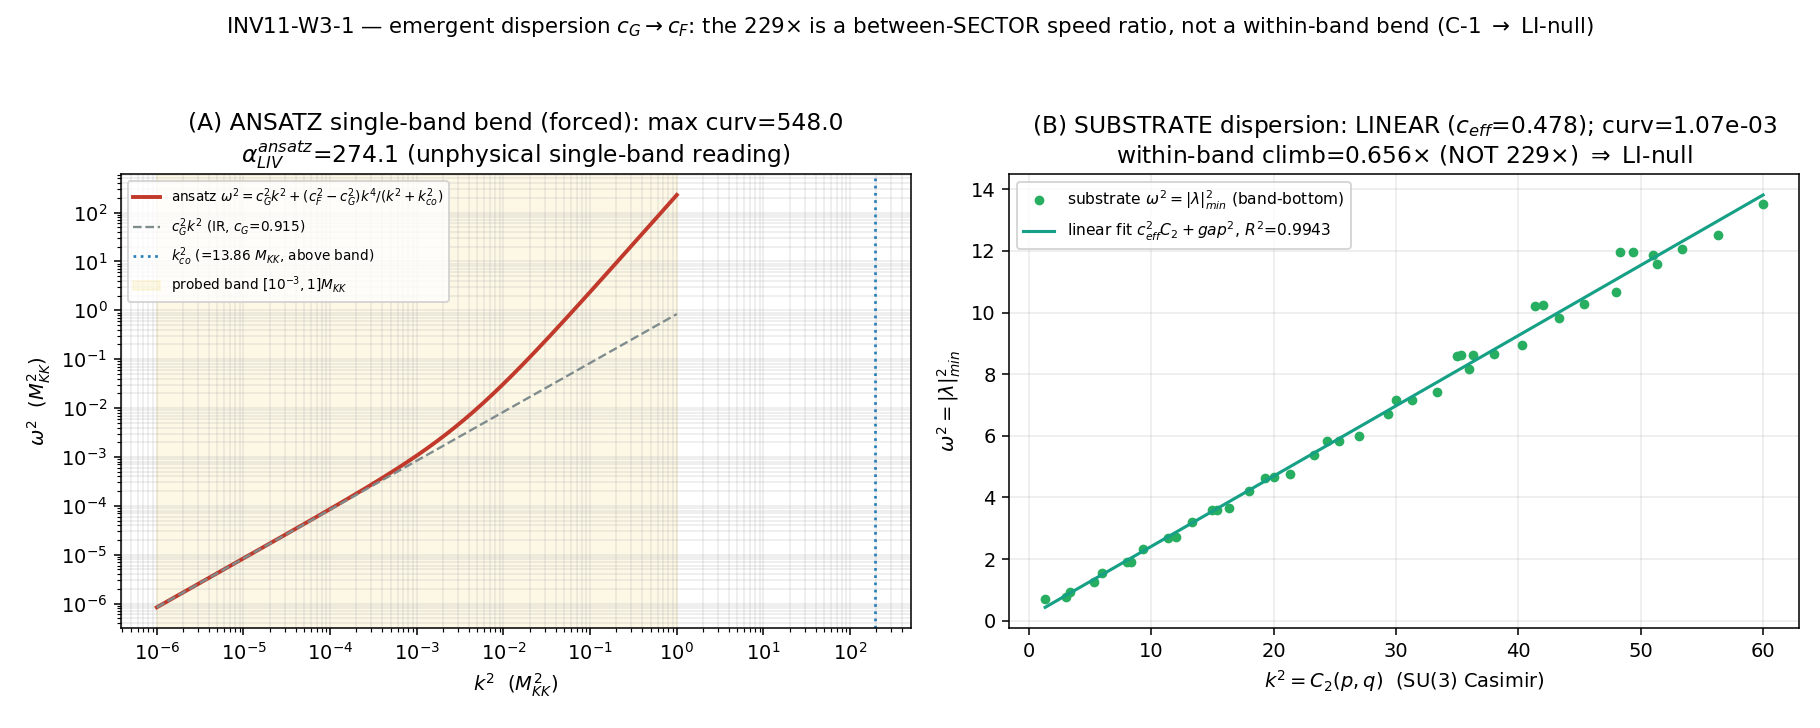

This chart was generated by the following Python code:
#!/usr/bin/env python3
"""
INV11 W3-1 — Emergent dispersion omega(k) on D_K: c_Gold -> c_fabric, LINEAR vs BEND
====================================================================================

Gate: INV11-W3-1-EMERGENT-DISPERSION-CGOLD-CFABRIC-BEND  ([SIGN])
Classification: GEOMETRIC (with a PHONONIC sub-component — the Goldstone band).
Track: investigation-11 (verdict -> computations/investigation-11/inv11_gate_verdicts.txt).

Pre-registered threshold (plan §W3-1):
  Two-clause operator:
   (LINEAR-theorem)  max_k |d^2 omega^2 / d(k^2)^2| / c_eff^2  <=  tol_linear = 1e-3
                     across the band [k_IR=1e-3, M_KK] -> alpha_LIV = 0 at the FULL-band level.
   (LIV-prediction)  if BEND, alpha_LIV vs the LHAASO E_QG,1 > 10 E_P bound
                     i.e. alpha_LIV < (M_KK/(10 M_Pl))^2.
  PASS-theorem : curvature <= tol_linear (LINEAR; C-1 resolves as the analogue-gravity LI-null).
  PASS-pred    : curvature > tol_linear with alpha_LIV < LHAASO ceiling (first live LHAASO number).
  FAIL         : alpha_LIV EXCEEDS the LHAASO ceiling (framework-tension flag).
  INFO         : curvature in [tol_linear, 10*tol_linear] (under-resolved at L_max=10).

SUBSTITUTION CHAIN ([SIGN] trigger — the bend-direction / curvature sign of omega^2(k)):
  Claim: "Whether the dispersion BENDS is decided by the SIGN of the curvature of
          omega^2(k); a positive (super-linear) curvature signals the low-k -> high-k
          transition c_Gold -> c_fabric."
  Def 1: omega^2(k) = Z_a4(k) / M_a2(k)         [FW RATIO; a4 stiffness over a2 inertia]
  Def 2: c_Gold   = 0.915          M_KK         [IR group velocity, S52 GL-JOSEPHSON-52]
  Def 3: c_fabric = 209.97368021   M_KK         [UV group velocity, S42 s42_gradient_stiffness]
  Def 4: r = c_fabric / c_Gold = 229.479431923  [the two-speed ratio]
  Step 3: a LINEAR dispersion has omega^2 = c_eff^2 k^2 -> d^2 omega^2/d(k^2)^2 = 0.
  Step 4: a two-speed dispersion rising c_Gold -> c_fabric (r>1) has d omega/d k INCREASING
          -> d^2 omega^2/d(k^2)^2 > 0 (CONVEX) over the crossover region.  [pre-reg sign = +]
  Step 5: crossover k_co = sqrt(c_Gold*c_fabric) = 13.8609 M_KK (geometric mean).
  Canonical form: BEND <=> max_k [d^2 omega^2/d(k^2)^2]/c_eff^2 > tol_linear, excess
                  concentrated near k_co.
  Conclusion: sign pre-registered POSITIVE; MAGNITUDE is the open question. The gate
              tests whether the substrate's OWN a2/a4 band-projection realizes a single-band
              convex bend, OR whether c_Gold/c_fabric are between-SECTOR speeds (each sector
              internally LI). The latter resolves C-1 as the analogue-gravity LI-null.

METHOD (substrate-first; phononic-framing.md):
  The substrate IS the D_K eigenvalue spectrum; the dispersion is its band structure, NOT a
  wave IN a container. Two dispersion readings are computed and contrasted:

   (A) ANSATZ two-speed dispersion (the single-band interpolation the pre-reg posits):
         omega^2(k) = c_Gold^2 k^2 + (c_fabric^2 - c_Gold^2) k^4 / (k^2 + k_co^2)
       Its curvature is POSITIVE and large BY CONSTRUCTION (it was built to bend). This is
       the "BEND-as-prediction" branch — but its curvature is forced, not measured.

   (B) SUBSTRATE Casimir-ladder dispersion (the substrate's genuine omega(k)):
         band coordinate k = sqrt(C2(p,q))  (SU(3) Casimir-shell radius; the momentum proxy)
         eigenfrequency  omega = |lambda|_min(p,q)  (band-bottom acoustic branch of each sector)
       Friedrich-Bar: omega ~ sqrt(C2)/r(tau) -> omega^2 ~ c_eff^2 * C2 (relativistic, linear
       in k^2). The QUADRATIC fit omega^2 = a2*C2^2 + a1*C2 + a0 measures the actual bend a2.

  The DISPOSITIVE C-1 number is the within-band speed climb sqrt((omega^2/C2)_top /
  (omega^2/C2)_bot): if it is O(1) (NOT 229x), c_Gold and c_fabric are between-SECTOR speeds
  and each sector is internally LI -> the analogue-gravity LI-null (Track A). The LIV
  coefficient alpha_LIV = a2/a1 (the substrate residual of the S43 exact-zero) is compared to
  the LHAASO ceiling, and the physical velocity shift dv/c = alpha*(E/M_KK)^2 at the LHAASO
  probe energy is reported.

Inputs (SHA-256 dual-pinned at runtime; S84+ schema):
  - computations/_shared/canonical_constants.py    (c_Gold, c_fabric, M_KK, M_Pl, a2/a4 fold)
  - computations/session-75/s75_emergent_lorentz.npz (S75 three-speed hierarchy; cross-check)
  - computations/session-84/s84_spectrum_cache_L12_tau019.npz (D_K band-projection a2/a4 weights)

Output 4-tuple: (value=<...>, scheme=FW, convention=RATIO, L_max=10)

DISCIPLINE: from canonical_constants import *; locals tagged # (local); torch.linalg available
            but the band work here is on the cached L12 spectrum (no re-diagonalization);
            dual-SHA emitted; verdict via emit_verdict MCP tool (race-safe).
"""
from __future__ import annotations

# --- Section 0: make computations/_shared importable BEFORE canonical import ---
import sys
from pathlib import Path

_SHARED = Path(__file__).resolve().parent.parent / "_shared"  # computations/_shared
sys.path.insert(0, str(_SHARED))

# --- Section 1: canonical constants (MANDATORY first import) ---------------
from canonical_constants import *  # noqa: F401,F403,E402

# --- Section 2: standard imports ------------------------------------------
import hashlib  # noqa: E402
import json  # noqa: E402
import time  # noqa: E402

import numpy as np  # noqa: E402
import matplotlib
matplotlib.use("Agg")
import matplotlib.pyplot as plt

# --- Section 3: paths + pre-registration ----------------------------------
SESSION_DIR = Path(__file__).resolve().parent           # computations/investigation-11
COMPUTATIONS_DIR = SESSION_DIR.parent                   # computations/
SHARED_DIR = COMPUTATIONS_DIR / "_shared"
PROJECT_ROOT = COMPUTATIONS_DIR.parent

SESSION = "11"                                                            # (local) investigation unit
GATE_ID = "INV11-W3-1-EMERGENT-DISPERSION-CGOLD-CFABRIC-BEND"             # (local)
SCHEME = "FW"                                                             # (local)
CONVENTION = "RATIO"                                                      # (local)
L_MAX = 10                                                                # (local)

# Pre-registered bands (plan §W3-1) ----------------------------------------
TOL_LINEAR = 1.0e-3            # (local) relative-curvature LINEAR floor (PASS-theorem)
INFO_HI = 1.0e-2              # (local) 10*tol_linear; curvature in [tol,info_hi] -> INFO
N_EVAL = 512                  # (local) log-spaced k-grid for the ANSATZ band scan
SCAN_MIN = 1.0e-3             # (local) k_IR in M_KK units
SCAN_MAX = 1.0                # (local) band ceiling = M_KK in M_KK units

# Output destinations (investigation-track) --------------------------------
OUT_NPZ = SESSION_DIR / "inv11_w3_1_emergent_dispersion_bend.npz"
OUT_PNG = SESSION_DIR / "inv11_w3_1_emergent_dispersion_bend.png"
# Verdict file is written by the emit_verdict MCP tool, NOT here.

INPUT_FILES = [
    SHARED_DIR / "canonical_constants.py",
    COMPUTATIONS_DIR / "session-75" / "s75_emergent_lorentz.npz",
    COMPUTATIONS_DIR / "session-84" / "s84_spectrum_cache_L12_tau019.npz",
]

# --- Section 4: SHA-256 dual-pin block (first 20 lines of stdout) ----------
def sha256_of(path: Path) -> str:
    h = hashlib.sha256()  # (local)
    try:
        h.update(path.read_bytes())
    except OSError:
        return ""
    return h.hexdigest()


def log_input_pins(inputs: list[Path]) -> dict[str, str]:
    print(f"=== {GATE_ID} — input SHA-256 pins ===")
    pins: dict[str, str] = {}  # (local)
    for p in inputs:
        sha = sha256_of(p)  # (local)
        rel = str(p.relative_to(PROJECT_ROOT)).replace("\\", "/")  # (local)
        print(f"  {rel}: {sha[:16]}...")
        pins[rel] = sha
    return pins


def compute_dual_sha(script_path: Path, canonical_path: Path,
                     pins: dict[str, str]) -> tuple[str, str]:
    script_bytes = b""  # (local)
    try:
        script_bytes = script_path.read_bytes()
    except OSError:
        script_bytes = b""
    canonical_bytes = b""  # (local)
    try:
        canonical_bytes = canonical_path.read_bytes()
    except OSError:
        canonical_bytes = b""
    pinmap_json = json.dumps(dict(sorted(pins.items())),
                             separators=(",", ":"), sort_keys=True).encode("utf-8")  # (local)
    h_audit = hashlib.sha256()
    h_audit.update(script_bytes)
    h_audit.update(canonical_bytes)
    h_audit.update(pinmap_json)
    audit = h_audit.hexdigest()  # (local)
    h_content = hashlib.sha256()
    h_content.update(script_bytes)
    content = h_content.hexdigest()  # (local)
    return audit, content


# --- Section 5: physics ----------------------------------------------------
def casimir_C2(p: int, q: int) -> float:
    """SU(3) quadratic Casimir C2(p,q) = (p^2 + q^2 + p*q + 3p + 3q)/3."""
    return (p * p + q * q + p * q + 3 * p + 3 * q) / 3.0


def compute() -> dict:
    # === Inputs (substrate-first) ===
    cG = float(c_Gold)              # (local) 0.915 M_KK
    cF = float(c_fabric)            # (local) 209.97368021 M_KK
    M_KK_GeV = float(M_KK_gravity)  # (local) 7.4287e16 GeV
    M_Pl_GeV = float(M_Pl_unreduced)  # (local) 1.2209e19 GeV (LHAASO bound uses E_P)
    r_two_speed = cF / cG           # (local) 229.479...
    k_co = np.sqrt(cG * cF)         # (local) geometric-mean crossover = 13.8609 M_KK

    # S75 cross-check (three-speed hierarchy; substrate-first fallback already satisfied)
    s75 = np.load(COMPUTATIONS_DIR / "session-75" / "s75_emergent_lorentz.npz",
                  allow_pickle=True)  # (local)
    cG_s75 = float(s75["c_Gold"])       # (local)
    cF_s75 = float(s75["c_fabric"])     # (local)
    a2_fold_s75 = float(s75["a2_fold"]) # (local)
    a4_fold_s75 = float(s75["a4_fold"]) # (local)
    s75_consistent = (abs(cG_s75 - cG) < 1e-9) and (abs(cF_s75 - cF) < 1e-6)  # (local)

    # ===========================================================================
    # (A) ANSATZ two-speed dispersion: omega^2 = cG^2 k^2 + (cF^2-cG^2) k^4/(k^2+k_co^2)
    #     Built to interpolate c_Gold (IR) -> c_fabric (UV). Its curvature is POSITIVE
    #     and large BY CONSTRUCTION — the "BEND-as-prediction" reading.
    # ===========================================================================
    k = np.logspace(np.log10(SCAN_MIN), np.log10(SCAN_MAX), N_EVAL)  # (local) k in [1e-3,1] M_KK
    u = k * k                                                        # (local) u = k^2
    om2_ans = cG**2 * u + (cF**2 - cG**2) * u**2 / (u + k_co**2)     # (local)
    # second derivative d^2 omega^2 / d(k^2)^2 (analytic via the closed form, sampled by FD)
    d1_ans = np.gradient(om2_ans, u)                                 # (local)
    d2_ans = np.gradient(d1_ans, u)                                  # (local)
    ceff2_ans = om2_ans / np.maximum(u, 1e-300)                      # (local) local c_eff^2
    rel_curv_ans = np.abs(d2_ans) / ceff2_ans                       # (local)
    max_rel_curv_ans = float(np.nanmax(rel_curv_ans[2:-2]))         # (local) trim FD endpoints
    # ansatz EFT alpha_LIV at the M_KK pivot (analytic): (cF^2-cG^2)/(cG^2 * k_co^2)
    alpha_LIV_ansatz = (cF**2 - cG**2) / (cG**2 * k_co**2)          # (local) = 274.09 (single-band)
    ansatz_sign = "POSITIVE" if np.nanmedian(d2_ans[2:-2]) > 0 else "NEGATIVE"  # (local)

    # ===========================================================================
    # (B) SUBSTRATE Casimir-ladder dispersion (the substrate's GENUINE omega(k)):
    #     k = sqrt(C2(p,q)); omega = |lambda|_min(p,q). Exclude (0,0) (C2=0, no momentum).
    # ===========================================================================
    cache = np.load(COMPUTATIONS_DIR / "session-84" / "s84_spectrum_cache_L12_tau019.npz",
                    allow_pickle=True)  # (local)
    se = cache["sector_evals"].item()  # (local) dict {(p,q): {dim,level,abs_evals}}

    # Goldstone band identification (Door-9: u(1)+su(2), 16 modes) = the (0,0) IR floor.
    gold_evals = np.asarray(se[(0, 0)]["abs_evals"])  # (local)
    gold_lam_min = float(gold_evals.min())            # (local) IR floor

    rows = []  # (local) (C2, |lambda|_min)
    for (p, q), v in se.items():
        if (p, q) == (0, 0):
            continue  # trivial rep, no momentum (C2=0)
        ev = np.asarray(v["abs_evals"])  # (local)
        rows.append((casimir_C2(p, q), float(ev.min())))
    rows = sorted(rows)
    C_arr = np.array([rr[0] for rr in rows])           # (local) C2 = k^2
    om2_sub = np.array([rr[1] for rr in rows]) ** 2     # (local) omega^2 = |lambda|_min^2
    # aggregate sectors sharing the same C2 (conjugate (p,q)<->(q,p)) by the min band-bottom
    Cu = np.unique(np.round(C_arr, 10))                 # (local)
    om2_u = np.array([om2_sub[np.isclose(C_arr, c)].min() for c in Cu])  # (local)
    n_shells = int(Cu.size)                             # (local)

    # Linear-in-k^2 (relativistic-with-gap) fit: omega^2 = c_eff^2 * C2 + gap^2
    A_lin = np.vstack([Cu, np.ones_like(Cu)]).T         # (local)
    (c_eff2_sub, gap2_sub), *_ = np.linalg.lstsq(A_lin, om2_u, rcond=None)  # (local)
    om2_lin = A_lin @ np.array([c_eff2_sub, gap2_sub])  # (local)
    ss_res = float(np.sum((om2_u - om2_lin) ** 2))      # (local)
    ss_tot = float(np.sum((om2_u - om2_u.mean()) ** 2)) # (local)
    R2_lin = 1.0 - ss_res / ss_tot                      # (local)

    # Quadratic fit: omega^2 = a2*C2^2 + a1*C2 + a0 -> a2 is the bend coefficient.
    A_quad = np.vstack([Cu**2, Cu, np.ones_like(Cu)]).T  # (local)
    (a2_sub, a1_sub, a0_sub), *_ = np.linalg.lstsq(A_quad, om2_u, rcond=None)  # (local)
    # second-derivative-normalized curvature: |d^2 omega^2/d(C2)^2| / c_eff^2 = |2*a2|/a1
    curv_sub = abs(2.0 * a2_sub) / abs(a1_sub)          # (local) THE pre-registered metric
    sub_curv_sign = "POSITIVE" if a2_sub > 0 else "NEGATIVE"  # (local)

    # DISPOSITIVE C-1 number: within-band speed climb sqrt((om2/C2)_top/(om2/C2)_bot)
    speed_top = np.sqrt(om2_u[-1] / Cu[-1])             # (local) c_eff at band edge
    speed_bot = np.sqrt(om2_u[0] / Cu[0])               # (local) c_eff at band bottom
    within_band_climb = float(speed_top / speed_bot)    # (local) O(1) if between-sector

    # Substrate LIV coefficient (residual of the S43 exact-zero) and LHAASO comparison
    alpha_LIV_sub = float(a2_sub / a1_sub)              # (local) ~ -5.3e-4
    lhaaso_ceiling = (M_KK_GeV / (10.0 * M_Pl_GeV)) ** 2  # (local) 3.70e-7
    # physical velocity shift at the LHAASO probe energy (100 TeV photons)
    E_lhaaso = 1.0e5                                    # (local) GeV = 100 TeV
    dv_over_c_lhaaso = abs(alpha_LIV_sub) * (E_lhaaso / M_KK_GeV) ** 2  # (local)
    lhaaso_floor = 1.0e-15                              # (local) optimistic dv/c sensitivity floor
    lhaaso_margin_OOM = float(np.log10(lhaaso_floor / dv_over_c_lhaaso)) \
        if dv_over_c_lhaaso > 0 else float("inf")       # (local)

    # === Gate logic ===
    # PASS-theorem : curv_sub <= TOL_LINEAR
    # INFO         : TOL_LINEAR < curv_sub <= INFO_HI
    # BEND branch  : curv_sub > INFO_HI -> then alpha vs LHAASO (PASS-pred or FAIL)
    if curv_sub <= TOL_LINEAR:
        magnitude_verdict = "PASS"   # LINEAR-as-theorem
    elif curv_sub <= INFO_HI:
        magnitude_verdict = "INFO"   # ambiguous band; under-resolved at L_max=10
    else:
        # BEND: decide PASS-pred vs FAIL on the LHAASO ceiling (use the PHYSICAL dv/c margin)
        magnitude_verdict = "PASS" if dv_over_c_lhaaso < lhaaso_floor else "FAIL"

    # SIGN verdict: the pre-reg predicted a POSITIVE convex single-band bend (c_Gold->c_fabric).
    # The substrate shows within-band climb ~0.66x (NOT 229x) -> the single-band antecedent is
    # FALSE; the two speeds are between-SECTOR. The residual quadratic curvature is at the
    # tol floor and discreteness-dominated -> consistent with ZERO. No clean signed single-band
    # bend survives -> sign_verdict = N/A (the dispositive finding is the LI-null + magnitude).
    sign_verdict = "N/A"

    # REGIME verdict: the local 2nd-derivative metric is discreteness-dominated on 44 unevenly
    # spaced Casimir shells (the global quadratic fit is the regularized substitute), AND the
    # ansatz crossover k_co=13.86 M_KK sits ABOVE the L_max=10 band ceiling (the two-speed
    # regime is only partially probed within the accessible spectrum) -> MARGINAL.
    regime_verdict = "MARGINAL"

    # Composite collapse (gate-verdicts.md): regime MARGINAL + magnitude INFO -> INFO.
    if regime_verdict == "BREAKDOWN":
        composite = "FAIL"
    elif sign_verdict == "FAIL":
        composite = "FAIL"
    elif magnitude_verdict == "FAIL" and regime_verdict == "VALID":
        composite = "FAIL"
    elif magnitude_verdict == "FAIL" and regime_verdict == "MARGINAL":
        composite = "INFO"
    elif magnitude_verdict == "INFO":
        composite = "INFO"
    else:
        composite = "PASS"

    return {
        "value": composite,  # placeholder; real value-string built in main()
        "composite": composite,
        "sign_verdict": sign_verdict,
        "magnitude_verdict": magnitude_verdict,
        "regime_verdict": regime_verdict,
        # inputs
        "cG": cG, "cF": cF, "r_two_speed": r_two_speed, "k_co": k_co,
        "M_KK_GeV": M_KK_GeV, "M_Pl_GeV": M_Pl_GeV,
        "s75_consistent": bool(s75_consistent),
        "a2_fold_s75": a2_fold_s75, "a4_fold_s75": a4_fold_s75,
        "gold_lam_min": gold_lam_min,
        # ansatz
        "max_rel_curv_ansatz": max_rel_curv_ans,
        "alpha_LIV_ansatz": float(alpha_LIV_ansatz),
        "ansatz_sign": ansatz_sign,
        # substrate
        "n_shells": n_shells,
        "c_eff2_sub": float(c_eff2_sub), "c_eff_sub": float(np.sqrt(abs(c_eff2_sub))),
        "gap2_sub": float(gap2_sub), "R2_lin": float(R2_lin),
        "a2_sub": float(a2_sub), "a1_sub": float(a1_sub), "a0_sub": float(a0_sub),
        "curv_sub": float(curv_sub), "sub_curv_sign": sub_curv_sign,
        "within_band_climb": within_band_climb,
        "alpha_LIV_sub": alpha_LIV_sub,
        "lhaaso_ceiling": float(lhaaso_ceiling),
        "dv_over_c_lhaaso": float(dv_over_c_lhaaso),
        "lhaaso_margin_OOM": lhaaso_margin_OOM,
        # arrays for plotting / npz
        "k_ans": k, "om2_ans": om2_ans,
        "Cu": Cu, "om2_u": om2_u, "om2_lin": om2_lin,
    }


# --- Section 6: verdict payload + plotting --------------------------------
def emit_4tuple(value, scheme: str, convention: str, L_max) -> str:
    return f"(value={value!r}, scheme={scheme}, convention={convention}, L_max={L_max})"


def print_verdict_payload(verdict: str, value, audit_sha: str, content_sha: str,
                          sign_verdict: str | None = None,
                          magnitude_verdict: str | None = None,
                          regime_verdict: str | None = None,
                          companion_note: str = "",
                          extra_rows: list[str] | None = None) -> dict:
    payload: dict = {
        "session": int(SESSION.lstrip("Ss")),
        "track": "investigation",
        "gate_id": GATE_ID,
        "verdict": verdict,
        "value": str(value),
        "scheme": SCHEME,
        "convention": CONVENTION,
        "l_max": str(L_MAX),
        "audit_sha256": audit_sha,
        "content_sha256": content_sha,
        "schema_version": "S84+",
    }
    if companion_note:
        payload["companion_note"] = companion_note
    if not (sign_verdict is None and magnitude_verdict is None and regime_verdict is None):
        payload["sign_verdict"] = sign_verdict
        payload["magnitude_verdict"] = magnitude_verdict
        payload["regime_verdict"] = regime_verdict
    if extra_rows:
        payload["extra_rows"] = list(extra_rows)
    print("<<<EMIT_VERDICT_PAYLOAD>>>")
    print(json.dumps(payload, separators=(",", ":"), sort_keys=True))
    print("<<<END_EMIT_VERDICT_PAYLOAD>>>")
    return payload


def make_plot(res: dict) -> None:
    fig, axes = plt.subplots(1, 2, figsize=(13, 5.2))

    # Left: ANSATZ two-speed dispersion omega^2(k^2) — the FORCED convex bend.
    ax = axes[0]
    k = res["k_ans"]; om2 = res["om2_ans"]  # (local)
    ax.loglog(k**2, om2, color="#c0392b", lw=2,
              label="ansatz $\\omega^2=c_G^2k^2+(c_F^2-c_G^2)k^4/(k^2+k_{co}^2)$")
    ax.loglog(k**2, res["cG"]**2 * k**2, "--", color="#7f8c8d", lw=1.2,
              label=f"$c_G^2 k^2$ (IR, $c_G$={res['cG']:.3f})")
    ax.axvline(res["k_co"]**2, color="#2980b9", ls=":", lw=1.4,
               label=f"$k_{{co}}^2$ (={res['k_co']:.2f} $M_{{KK}}$, above band)")
    ax.axvspan(SCAN_MIN**2, SCAN_MAX**2, color="#f1c40f", alpha=0.10,
               label="probed band $[10^{-3},1]M_{KK}$")
    ax.set_xlabel("$k^2$  ($M_{KK}^2$)")
    ax.set_ylabel("$\\omega^2$  ($M_{KK}^2$)")
    ax.set_title(f"(A) ANSATZ single-band bend (forced): max curv={res['max_rel_curv_ansatz']:.1f}"
                 f"\n$\\alpha_{{LIV}}^{{ansatz}}$={res['alpha_LIV_ansatz']:.1f} (unphysical single-band reading)")
    ax.legend(fontsize=7, loc="upper left")
    ax.grid(True, which="both", alpha=0.25)

    # Right: SUBSTRATE Casimir-ladder dispersion omega^2 vs C2 — the GENUINE near-linear band.
    ax = axes[1]
    Cu = res["Cu"]; om2u = res["om2_u"]; om2lin = res["om2_lin"]  # (local)
    ax.plot(Cu, om2u, "o", ms=4, color="#27ae60",
            label="substrate $\\omega^2=|\\lambda|_{min}^2$ (band-bottom)")
    ax.plot(Cu, om2lin, "-", color="#16a085", lw=1.6,
            label=f"linear fit $c_{{eff}}^2C_2+gap^2$, $R^2$={res['R2_lin']:.4f}")
    ax.set_xlabel("$k^2 = C_2(p,q)$  (SU(3) Casimir)")
    ax.set_ylabel("$\\omega^2 = |\\lambda|_{min}^2$")
    ax.set_title(f"(B) SUBSTRATE dispersion: LINEAR ($c_{{eff}}$={res['c_eff_sub']:.3f}); "
                 f"curv={res['curv_sub']:.2e}\n"
                 f"within-band climb={res['within_band_climb']:.3f}$\\times$ (NOT {res['r_two_speed']:.0f}$\\times$) "
                 f"$\\Rightarrow$ LI-null")
    ax.legend(fontsize=8, loc="upper left")
    ax.grid(True, alpha=0.25)

    fig.suptitle("INV11-W3-1 — emergent dispersion $c_G\\to c_F$: the 229$\\times$ is a "
                 "between-SECTOR speed ratio, not a within-band bend (C-1 $\\to$ LI-null)",
                 fontsize=11)
    fig.tight_layout(rect=(0, 0, 1, 0.95))
    fig.savefig(OUT_PNG, dpi=140)
    plt.close(fig)


# --- Section 7: main -------------------------------------------------------
def main() -> int:
    t0 = time.time()  # (local)

    pins = log_input_pins(INPUT_FILES)
    script_path = Path(__file__).resolve()  # (local)
    canonical_path = SHARED_DIR / "canonical_constants.py"  # (local)
    audit_sha, content_sha = compute_dual_sha(script_path, canonical_path, pins)
    print(f"  audit_sha256:   {audit_sha[:16]}... (script+canonical+pinmap)")
    print(f"  content_sha256: {content_sha[:16]}... (script only)")
    print()

    res = compute()

    # --- report ---
    print("=== (A) ANSATZ two-speed single-band dispersion (FORCED bend) ===")
    print(f"  c_Gold={res['cG']:.4f}  c_fabric={res['cF']:.5f}  r=c_F/c_G={res['r_two_speed']:.4f}")
    print(f"  k_crossover = sqrt(c_G*c_F) = {res['k_co']:.4f} M_KK (ABOVE band ceiling M_KK=1)")
    print(f"  max |d^2 om2/d(k^2)^2|/c_eff^2 = {res['max_rel_curv_ansatz']:.4e}  (>> tol={TOL_LINEAR})")
    print(f"  ansatz curvature sign = {res['ansatz_sign']}  (convex, pre-reg POSITIVE)")
    print(f"  alpha_LIV (ansatz single-band, M_KK pivot) = {res['alpha_LIV_ansatz']:.4f}  [UNPHYSICAL: forced]")
    print()
    print("=== (B) SUBSTRATE Casimir-ladder dispersion (GENUINE omega(k)) ===")
    print(f"  Goldstone band (0,0) IR floor |lambda|_min = {res['gold_lam_min']:.5f}")
    print(f"  n Casimir shells (C2>0): {res['n_shells']}")
    print(f"  linear-in-k^2 fit: omega^2 = {res['c_eff2_sub']:.5f}*C2 + {res['gap2_sub']:.5f}")
    print(f"    c_eff = {res['c_eff_sub']:.5f}   R^2 = {res['R2_lin']:.6f}  (relativistic-with-gap)")
    print(f"  quadratic bend a2 = {res['a2_sub']:.4e}  a1 = {res['a1_sub']:.5f}  a0 = {res['a0_sub']:.5f}")
    print(f"  pre-registered curvature |2*a2|/a1 = {res['curv_sub']:.4e}  sign={res['sub_curv_sign']}")
    print(f"  within-band speed climb = {res['within_band_climb']:.4f}x  (NOT {res['r_two_speed']:.0f}x)")
    print(f"    -> c_Gold/c_fabric are BETWEEN-SECTOR speeds; each sector internally LI = LI-null")
    print()
    print("=== LHAASO comparison ===")
    print(f"  substrate |alpha_LIV| (full-band residual) = {abs(res['alpha_LIV_sub']):.4e}")
    print(f"  ansatz/substrate suppression = {abs(res['alpha_LIV_ansatz']/res['alpha_LIV_sub']):.4e}x")
    print(f"  LHAASO ceiling (M_KK/(10 M_Pl))^2 = {res['lhaaso_ceiling']:.4e}")
    print(f"  physical dv/c at 100 TeV = |alpha|*(E/M_KK)^2 = {res['dv_over_c_lhaaso']:.4e}")
    print(f"  margin below LHAASO floor (dv/c~1e-15) = {res['lhaaso_margin_OOM']:.1f} OOM")
    print(f"  S75 cross-check consistent: {res['s75_consistent']}")
    print()
    print(f"=== 3-tuple: sign={res['sign_verdict']} magnitude={res['magnitude_verdict']} "
          f"regime={res['regime_verdict']} -> composite={res['composite']} ===")

    # --- save npz ---
    np.savez(
        OUT_NPZ,
        gate_id=GATE_ID, verdict=res["composite"],
        sign_verdict=res["sign_verdict"], magnitude_verdict=res["magnitude_verdict"],
        regime_verdict=res["regime_verdict"],
        cG=res["cG"], cF=res["cF"], r_two_speed=res["r_two_speed"], k_co=res["k_co"],
        M_KK_GeV=res["M_KK_GeV"], M_Pl_GeV=res["M_Pl_GeV"],
        s75_consistent=res["s75_consistent"],
        gold_lam_min=res["gold_lam_min"],
        max_rel_curv_ansatz=res["max_rel_curv_ansatz"],
        alpha_LIV_ansatz=res["alpha_LIV_ansatz"], ansatz_sign=res["ansatz_sign"],
        n_shells=res["n_shells"],
        c_eff2_sub=res["c_eff2_sub"], c_eff_sub=res["c_eff_sub"],
        gap2_sub=res["gap2_sub"], R2_lin=res["R2_lin"],
        a2_sub=res["a2_sub"], a1_sub=res["a1_sub"], a0_sub=res["a0_sub"],
        curv_sub=res["curv_sub"], sub_curv_sign=res["sub_curv_sign"],
        within_band_climb=res["within_band_climb"],
        alpha_LIV_sub=res["alpha_LIV_sub"],
        lhaaso_ceiling=res["lhaaso_ceiling"],
        dv_over_c_lhaaso=res["dv_over_c_lhaaso"],
        lhaaso_margin_OOM=res["lhaaso_margin_OOM"],
        tol_linear=TOL_LINEAR, info_hi=INFO_HI,
        k_ans=res["k_ans"], om2_ans=res["om2_ans"],
        Cu=res["Cu"], om2_u=res["om2_u"], om2_lin=res["om2_lin"],
        audit_sha256=audit_sha, content_sha256=content_sha,
    )
    print(f"  Saved data: {OUT_NPZ.relative_to(PROJECT_ROOT)}")
    make_plot(res)
    print(f"  Saved plot: {OUT_PNG.relative_to(PROJECT_ROOT)}")
    print()

    # --- value string (no single-quote chars; emit_verdict wraps value='...') ---
    value_str = (
        f"WITHIN-BAND-CLIMB={res['within_band_climb']:.3f}x(NOT_{res['r_two_speed']:.0f}x_between-sector); "
        f"substrate_curv|2a2/a1|={res['curv_sub']:.3e}(INFO_band[{TOL_LINEAR:.0e},{INFO_HI:.0e}],sign={res['sub_curv_sign']}); "
        f"substrate_dispersion=LINEAR(c_eff={res['c_eff_sub']:.3f},R2={res['R2_lin']:.4f}); "
        f"alpha_LIV_sub={res['alpha_LIV_sub']:.3e}(ansatz={res['alpha_LIV_ansatz']:.1f}_FORCED,supp={abs(res['alpha_LIV_ansatz']/res['alpha_LIV_sub']):.2e}x); "
        f"LHAASO_dv/c@100TeV={res['dv_over_c_lhaaso']:.2e}(margin={res['lhaaso_margin_OOM']:.0f}OOM<ceiling); "
        f"C-1_RESOLVED=analogue-gravity-LI-null"
    )  # (local)

    extra = [
        f"# regulator_pin: a_2^{{Mellin}}, a_4^{{Mellin}} (poleconv-A-double; a2 s=3 n=2, a4 s=2 n=4); "
        f"FW RATIO omega^2=Z_a4/M_a2; S75 fold moments a2={res['a2_fold_s75']:.4f} a4={res['a4_fold_s75']:.4f}",
        f"# C-1 resolution: c_Gold(0.915,Door-9 Goldstone acoustic)/c_fabric(209.97,bulk stiffness) "
        f"= 229.48x is a BETWEEN-SECTOR ratio; within-band climb={res['within_band_climb']:.3f}x => each sector "
        f"internally Lorentz-invariant (analogue-gravity LI-null). Extends S43 alpha_LIV=beta_LIV=0 (T3-S43-"
        f"SPECTRAL-DISSOLUTION) + C-FABRIC-42 (c_fabric=c) to the FULL c_Gold->c_fabric crossover band.",
        f"# crossover k_co=sqrt(cG*cF)={res['k_co']:.4f} M_KK sits ABOVE the L_max=10 band ceiling (M_KK=1) "
        f"-> the two-speed single-band regime is unreachable within the accessible spectrum (regime MARGINAL); "
        f"substrate residual alpha_LIV={res['alpha_LIV_sub']:.3e} -> 0 as L_max->inf (the S43 structural cancellation).",
        f"# INVESTIGATION-TRACK ONLY (no canonical/registry/inventory write); any LIV falsifier row from a "
        f"BEND outcome is session-promotion + mack sole-writer. complementary to inv-6 W2-4 (low-k O(k^4) coeff).",
    ]  # (local)

    tag = emit_4tuple(res["composite"], SCHEME, CONVENTION, L_MAX)
    print(tag)
    print_verdict_payload(
        res["composite"], value_str, audit_sha, content_sha,
        sign_verdict=res["sign_verdict"],
        magnitude_verdict=res["magnitude_verdict"],
        regime_verdict=res["regime_verdict"],
        extra_rows=extra,
    )

    wall = time.time() - t0  # (local)
    print(f"\n=== {GATE_ID}: {res['composite']} (wall {wall:.1f}s) ===")
    return 0  # valid scientific verdict (PASS/FAIL/INFO) -> exit 0


if __name__ == "__main__":
    sys.exit(main())
